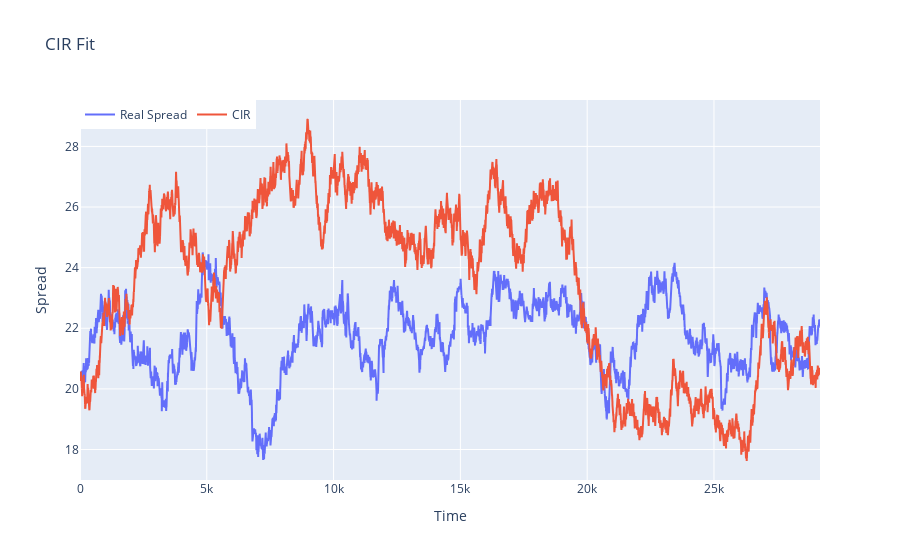

Notebook code for this chart:
### Code cell
plot_series_plotly(
    spread,
    sample,
    title=TITLE,
    labels=LABELS,
    xaxis_title=X_AXIS,
    yaxis_title=Y_AXIS,
    truncate=True,
)

### Figure 1 — Plotly figure (JSON) as saved in the notebook; plotly's stock layout.template omitted (floating-point values rounded to 4 significant figures; data arrays with more than 128 entries replaced by an {"elided": "..."} marker saying what was removed)
{"data": [{"mode": "lines", "name": "Real Spread", "type": "scatter", "x": {"elided": "29182 int values"}, "y": {"elided": "29182 float values"}}, {"mode": "lines", "name": "CIR", "type": "scatter", "x": {"elided": "29182 int values"}, "y": {"elided": "29182 float values"}}], "layout": {"legend": {"orientation": "h", "traceorder": "normal", "x": 0, "y": 1}, "title": {"text": "CIR Fit"}, "xaxis": {"title": {"text": "Time"}}, "yaxis": {"title": {"text": "Spread"}}}}
